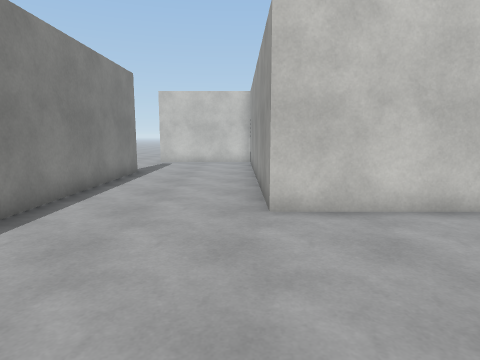
View 1 (above)

24 first-person views from a walk through a Unity game level. The camera is 1.4 m above the floor, tilts 8° down and sees 75° across. The floor is counted in squares, 1 m on a side. Each view is taken from the middle of a square. On the plan, view 1 faces up. The plan holds only what a view shows up to about 14 squares ahead; the rest is blank. The place goes on beyond the plan. The player character is not drawn. Surface patterns are stand-ins for the level's own textures.

View 2
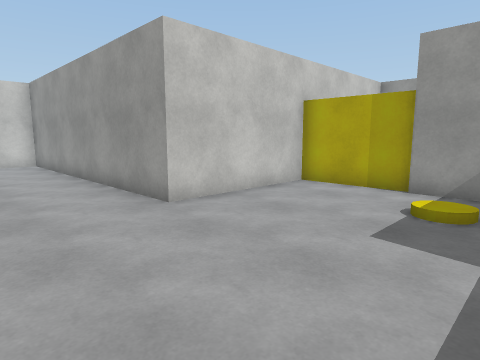

View 3
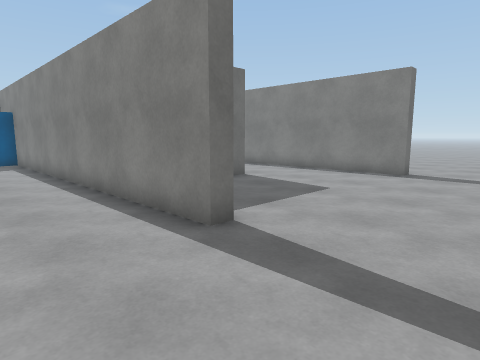

View 4
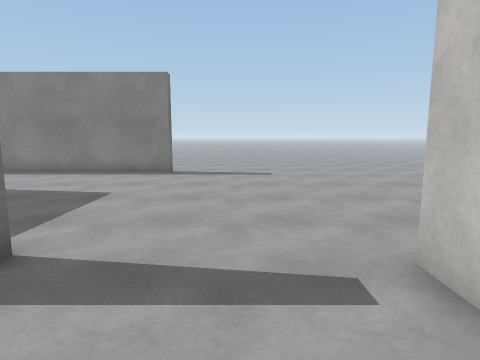

View 5
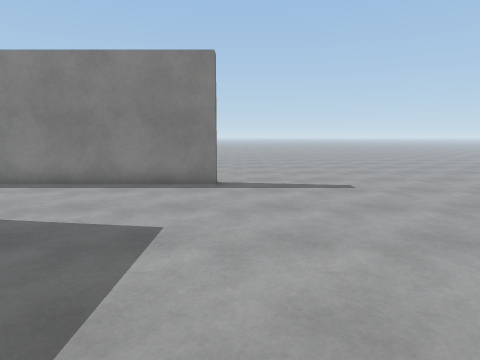

View 6
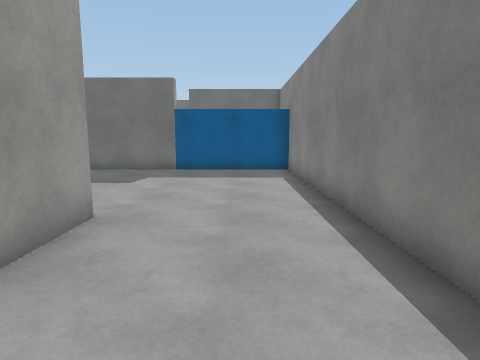

View 7
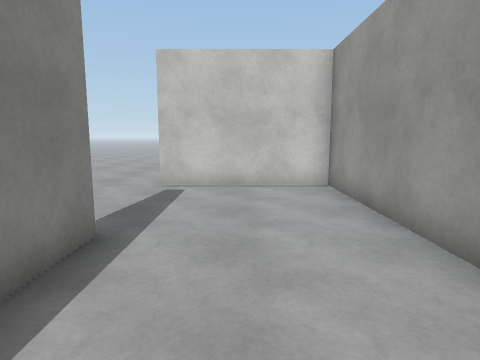

View 8
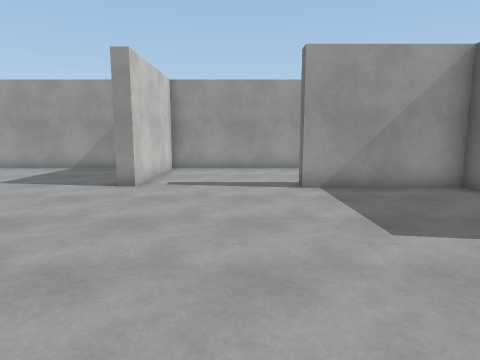

View 9
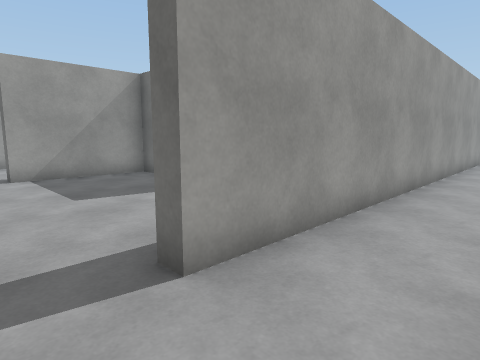

View 10
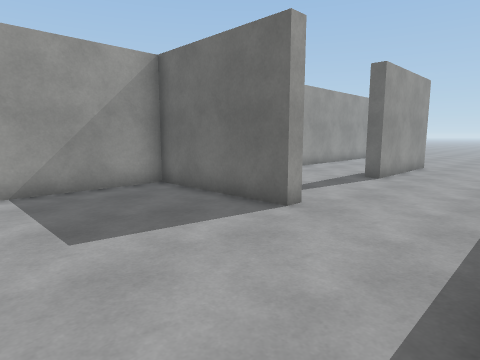

View 11
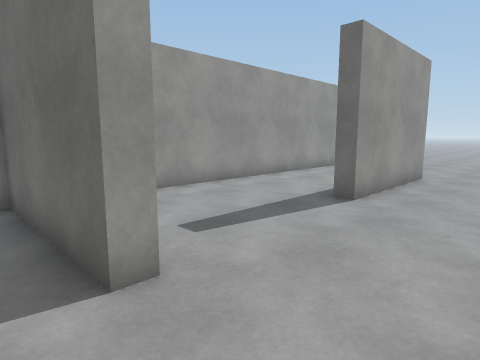

View 12
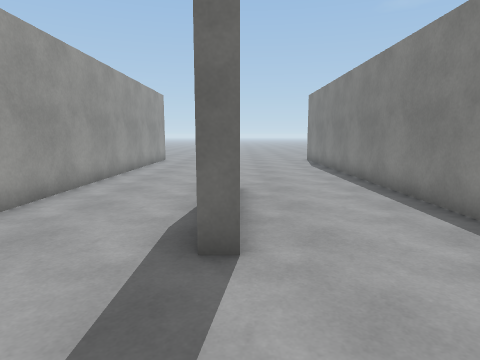

View 13
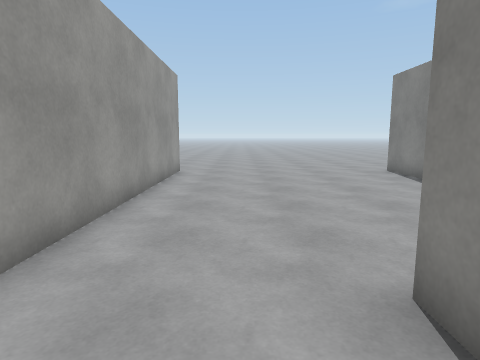

View 14
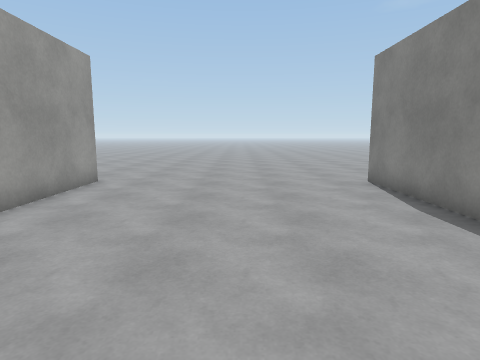

View 15
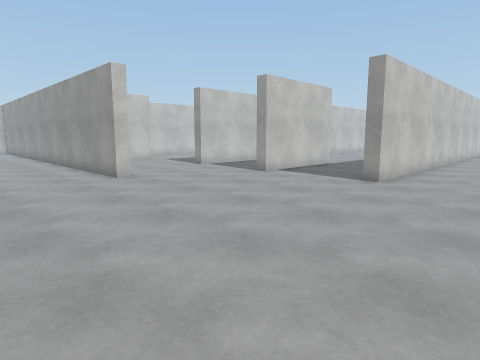

View 16
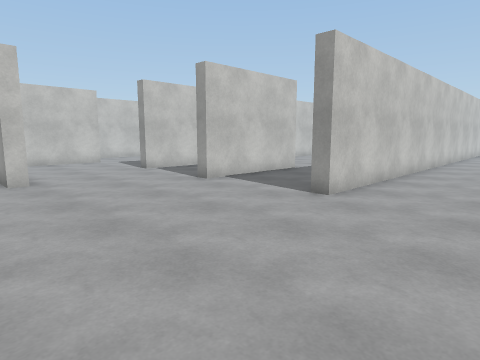

View 17
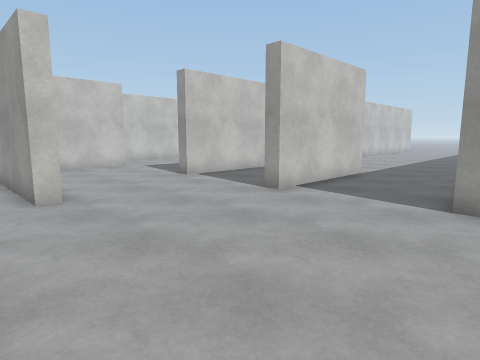

View 18
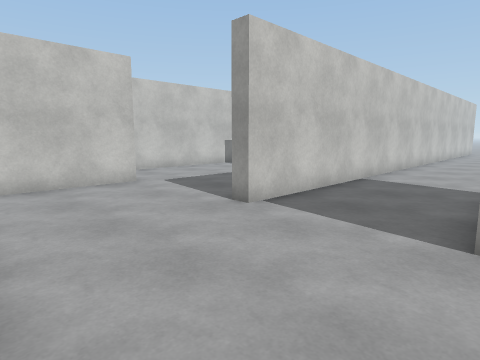

View 19
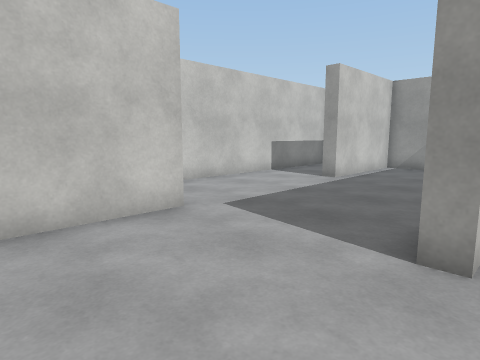

View 20
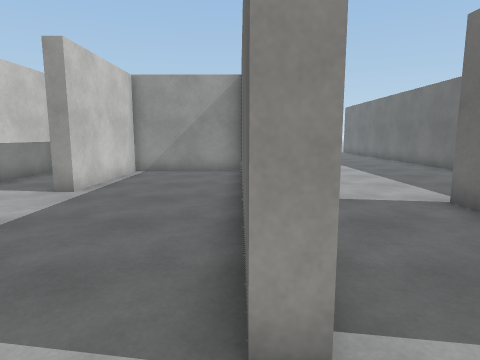

View 21
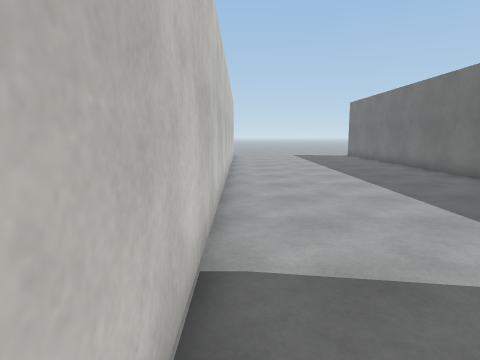

View 22
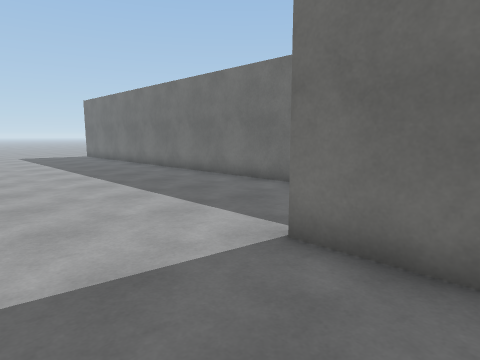

View 23
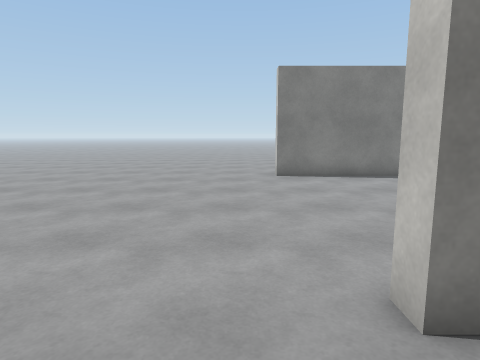

View 24
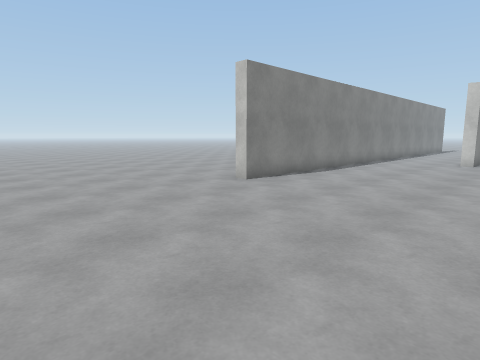

### Floor plan
Points are (right, up) in squares from view 1. A wall is a line through its corners. A room is listed if a view was taken in it or the views show most of it. See-through windows are left out.
Room 1 (views 1, 2, 3, 4, 5, 6, 7, 8, 9, 10, 11)
walls: (-9.3, 7.4) (-9.3, 7.9) (-4.6, 7.9) (-4.6, 12.3) (-4.1, 12.3) (-4.1, -2.2) (4.4, -2.2); (0.6, 19.2) (0.6, 21.5); (-13.5, -3.5) (-13.5, 12.3) (-13, 12.3) (-13, 7.6); (5.5, 2.4) (5.5, 5.7) (0.6, 5.7) (0.6, 16.9) (-4.3, 16.9) (-4.3, 17.5); (5.4, 1) (5.4, 2.5)
ways out: opening at (-15, -13) to room 2; opening at (-11, 7) to room 2
Room 2 (views 12, 13, 14, 15, 16, 17, 18, 19, 20, 21, 22, 23, 24)
walls: (-4.1, -12.2) (-4.1, -12.7) (-4.6, -12.7) (-4.6, 4.8); (3.4, -14.5) (5.5, -14.5); (0.6, -5.8) (-2.9, -5.8); (5.6, -15) (0.6, -15) (0.6, -14.4); (-9, -2.6) (-9, 2.4) (-8.5, 2.4); (-8.5, -1.8) (-8.5, -2.6); (8.6, -18.8) (16.5, -18.8); (11.5, -10.1) (11.5, -5.8) (6.8, -5.8) (6.8, -5.2); (10.4, -19.3) (0.6, -19.3) (0.6, -18.8); (11.2, -2.7) (2.1, -2.7); (-13, 1) (-13, -12.7) (-13.5, -12.7); (16.2, -10.6) (0.6, -10.6) (0.6, -10.1) (4.1, -10.1); (-13, 7.6) (-13, 5.9)
ways out: opening at (-15, -13) to room 1; opening at (-11, 7) to room 1

Where each view was taken, in squares from view 1:
view 1: 0 up, 0 right, facing up
view 2: 0 up, 3 left, facing up-right
view 3: 16 up, 1 left, facing down-left
view 4: 15 up, 1 left, facing left
view 5: 13 up, 4 left, facing left
view 6: 11 up, 2 left, facing down
view 7: 8 up, 2 left, facing up
view 8: 14 up, 13 left, facing right
view 9: 14 up, 16 left, facing down-right
view 10: 13 up, 13 left, facing down-right
view 11: 9 up, 12 left, facing down-right
view 12: 6 up, 9 left, facing down
view 13: 0 up, 7 left, facing down
view 14: 3 down, 9 left, facing down
view 15: 23 down, 9 left, facing up-right
view 16: 23 down, 6 left, facing up-right
view 17: 20 down, 6 left, facing up-right
view 18: 15 down, 4 left, facing up-right
view 19: 11 down, 3 left, facing up-right
view 20: 10 down, 1 left, facing right
view 21: 11 down, 3 right, facing right
view 22: 11 down, 3 right, facing down-right
view 23: 14 down, 2 left, facing left
view 24: 20 down, 6 left, facing up-left
